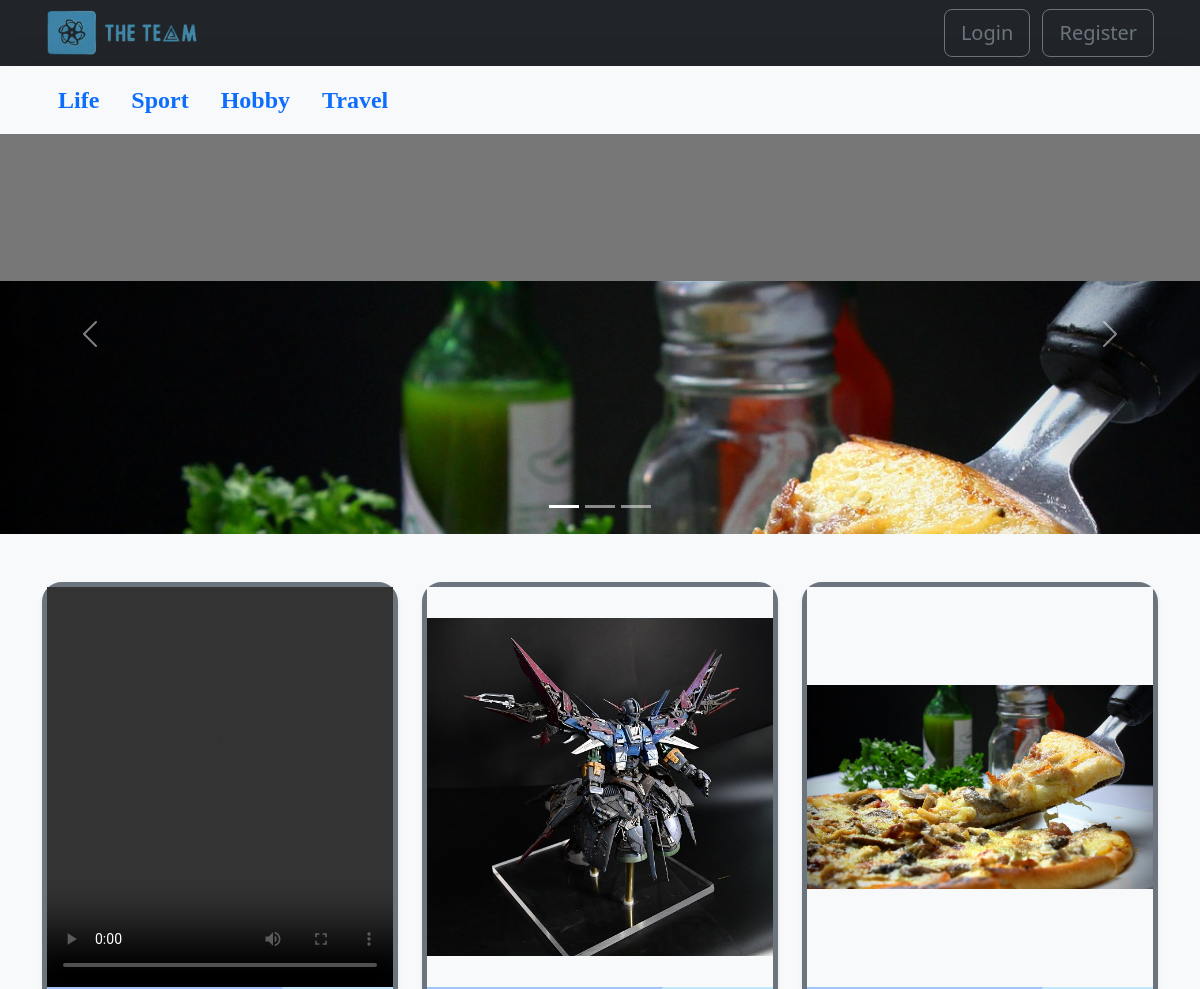
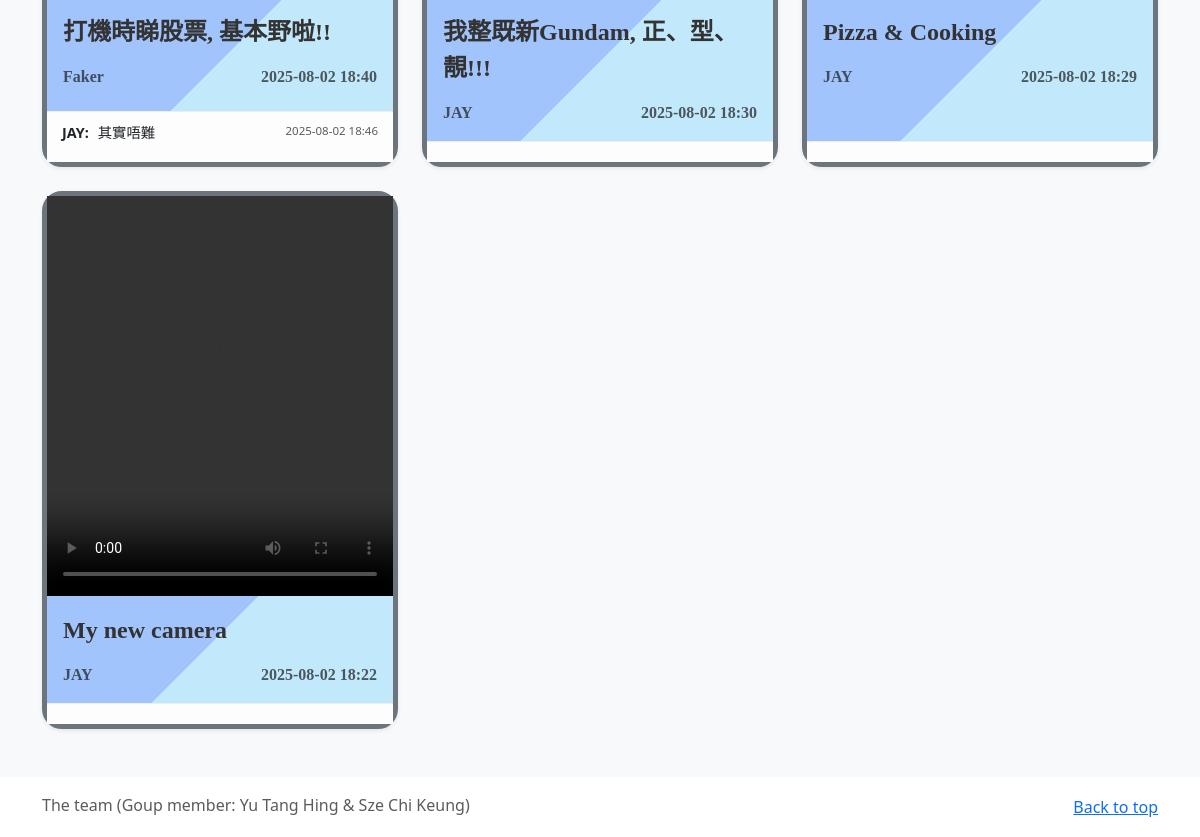
The page /hobby on the database its author committed (2 pictures, top to bottom).
### tables this page shows
CREATE TABLE posts (
    id INTEGER PRIMARY KEY AUTOINCREMENT,
    user_id INTEGER NOT NULL,
    description TEXT,
    filename TEXT NOT NULL,
    media_type TEXT NOT NULL, 
    type TEXT,
    upload_timestamp DATETIME DEFAULT CURRENT_TIMESTAMP,
    FOREIGN KEY (user_id) REFERENCES accounts (id)
);

CREATE TABLE accounts (
    id INTEGER PRIMARY KEY AUTOINCREMENT,
    lastname last name TEXT NOT NULL,
    firstname first name TEXT NOT NULL,
    email TEXT NOT NULL UNIQUE,
    pd password NOT NULL
);

CREATE TABLE comments (
    id INTEGER PRIMARY KEY AUTOINCREMENT,
    post_id INTEGER NOT NULL,
    user_id INTEGER NOT NULL,
    comment_text TEXT NOT NULL,
    created_at DATETIME DEFAULT CURRENT_TIMESTAMP,
    FOREIGN KEY (post_id) REFERENCES posts (id) ON DELETE CASCADE,
    FOREIGN KEY (user_id) REFERENCES accounts (id) ON DELETE CASCADE
);

### app.py (the view)
@app.route('/hobby')
def hobby():
    query = 'SELECT p.*, a.firstname, a.lastname FROM posts p JOIN accounts a ON p.user_id = a.id'
    posts = fetch_posts_with_comments(query, type_param='Hobby')
    carousel_posts = random.sample(posts, min(len(posts), 3)) if posts else []
    return render_template('hobby.html', posts=posts, carousel_posts=carousel_posts)

### app.py (called while the page is built)
def to_hkt(utc_dt_str):
    if not utc_dt_str:
        return ""
    try:
        utc_dt_str_clean = utc_dt_str.split('.')[0]
        utc_dt = datetime.strptime(utc_dt_str_clean, '%Y-%m-%d %H:%M:%S')
        utc_zone = pytz.timezone('UTC')
        hkt_zone = pytz.timezone('Asia/Hong_Kong')
        hkt_dt = utc_zone.localize(utc_dt).astimezone(hkt_zone)
        return hkt_dt.strftime('%Y-%m-%d %H:%M')
    except (ValueError, TypeError):
        return utc_dt_str

def get_db_connection():
    conn = sqlite3.connect('database.db')
    conn.row_factory = sqlite3.Row
    return conn

def fetch_posts_with_comments(query, params=(), type_param=None):
    conn = get_db_connection()
    if 'ORDER BY' in query.upper():
        query = query.split('ORDER BY')[0].strip()
    if type_param:
        if 'WHERE' in query.upper():
            query += " AND p.type = ?"
        else:
            query += " WHERE p.type = ?"
        params = params + (type_param,)
    query += " ORDER BY p.upload_timestamp DESC"
    posts_from_db = conn.execute(query, params).fetchall()
    posts = [dict(row) for row in posts_from_db]
    for post in posts:
        comments = conn.execute(
            '''
            SELECT c.*, a.firstname
            FROM comments c JOIN accounts a ON c.user_id = a.id
            WHERE c.post_id = ?
            ORDER BY c.created_at ASC
            ''', (post['id'],)
        ).fetchall()
        post['comments'] = comments
    conn.close()
    return posts

### templates/hobby.html (shortened to what this page needs)
{% extends "base.html" %}
{% block content %}
<section class="custom-carousel">
  <div id="topCarousel" class="carousel slide" data-bs-ride="carousel">
    <div class="carousel-indicators">
      {% for i in range(carousel_posts | length) %}
        <button type="button" data-bs-target="#topCarousel" data-bs-slide-to="{{ i }}" {% if i == 0 %}class="active" aria-current="true"{% endif %} aria-label="Slide {{ i + 1 }}"></button>
      {% endfor %}
    </div>
    <div class="carousel-inner">
      {% for post in carousel_posts %}
        <div class="carousel-item {% if loop.first %}active{% endif %}">
          {% if post.media_type == 'image' %}
            <img src="{{ url_for('static', filename='uploads/' + post.filename) }}" class="d-block w-100" alt="{{ post.description }}">
          {% elif post.media_type == 'video' %}
            <video class="d-block w-100" autoplay muted loop>
              <source src="{{ url_for('static', filename='uploads/' + post.filename) }}" type="video/mp4">
              Your browser does not support the video tag.
            </video>
          {% endif %}
        </div>
      {% endfor %}
    </div>
    <button class="carousel-control-prev" type="button" data-bs-target="#topCarousel" data-bs-slide="prev">
      <span class="carousel-control-prev-icon" aria-hidden="true"></span>
    </button>
    <button class="carousel-control-next" type="button" data-bs-target="#topCarousel" data-bs-slide="next">
      <span class="carousel-control-next-icon" aria-hidden="true"></span>
    </button>
  </div>
</section>
<div class="album py-5 bg-light">
  <div class="container-fluid">
    <div class="row row-cols-1 row-cols-md-2 row-cols-lg-3 g-4">
      {% for post in posts %}
      <div class="col">
        <div class="card shadow-sm h-100 d-flex flex-column">
          {% if post.media_type == 'image' %}
            <div class="card-media-wrapper">
              <a class="thumbnail-link"
                 data-bs-toggle="modal"
                 data-bs-target="#imagePreviewModal"
                 data-img-src="{{ url_for('static', filename='uploads/' + post.filename) }}"
                 data-img-desc="{{ post.description }}">
                <img src="{{ url_for('static', filename='uploads/' + post.filename) }}" alt="{{ post.description }}">
              </a>
            </div>
          {% elif post.media_type == 'video' %}
            <div class="card-media-wrapper">
              <video controls class="w-100">
                <source src="{{ url_for('static', filename='uploads/' + post.filename) }}" type="video/mp4">
              </video>
            </div>
          {% endif %}
          <div class="card-body">
            <p class="card-text font">{{ post.description }}</p>
            <div class="d-flex justify-content-between align-items-center">
              <small class="text-muted font">{{ post.firstname }}</small>
              <small class="text-muted font">{{ post.upload_timestamp | hkt }}</small>
            </div>
          </div>
          <div class="comments-section mt-auto">
            <div class="comment-list">
              {% for comment in post.comments %}
                <div class="comment-item d-flex justify-content-between align-items-start {% if loop.index > 5 %}hidden-comment{% endif %}">
                  <div>
                    <strong>{{ comment.firstname }}:</strong>
                    <span>{{ comment.comment_text }}</span>
                  </div>
                  <small class="text-muted text-nowrap ms-3">{{ comment.created_at | hkt }}</small>
                </div>
              {% endfor %}
            </div>
          </div>
        </div>
      </div>
      {% else %}
        <div class="col-lg-12 text-center py-5">
          <p>No Hobby posts yet. Be the first to share something!</p>
        </div>
      {% endfor %}
    </div>
  </div>
</div>
{% endblock %}

### templates/base.html (style rules this page uses)
.container-fluid { max-width: 95%; }
.font { font-family: "Comic Sans MS"; font-size: 1.5em; font-weight: bolder; }
.thumbnail-link { cursor: pointer; }
.card-media-wrapper { height: 400px; display: flex; align-items: center; justify-content: center; background-color: #f8f9fa; overflow: hidden; }
.thumbnail-link { display: block; width: 100%; height: 100%; cursor: pointer; }
.card-media-wrapper img, .card-media-wrapper video { width: 100%; height: 100%; object-fit: contain; }
.custom-carousel .carousel-item { height: 400px; background-color: #777; color: white; }
.comments-section { padding: 10px 15px; background-color: #fdfdfd; border-top: 1px solid #eee; }
.comment-item { margin-bottom: 8px; font-size: 0.9em; }
.comment-item strong { margin-right: 5px; }
body { display: flex; flex-direction: column; }

### templates/hobby.html (style rules this page uses)
.card { border-radius: 20px; border: 5px solid #6c757d; box-shadow: 0 5px 15px rgba(0, 0, 0, 0.1); background: linear-gradient(135deg, #a1c4fd 70%, #c2e9fb 50%); transition: transform 0.3s ease; }
.card-text { font-size: 1.5rem; color: #333; margin-bottom: 15px; }
.text-muted { font-size: 1.0rem; }
.comment-item strong { font-size: 1.0em; }
.comment-item span { font-size: 1.0em; }
.comment-item small { font-size: 0.8em; }
.custom-carousel .carousel-item img, .custom-carousel .carousel-item video { object-fit: contain; height: 1000px; }

### rows shown on the page
posts: filename (picture), description "Pizza & Cooking", firstname "JAY", upload_timestamp|hkt "2025-08-02 18:29"
posts: description "打機時睇股票, 基本野啦!!", firstname "Faker", upload_timestamp|hkt "2025-08-02 18:40"
comments: firstname "JAY", comment_text "其實唔難", created_at|hkt "2025-08-02 18:46"
posts: filename (picture), description "我整既新Gundam, 正、型、靚!!!", firstname "JAY", upload_timestamp|hkt "2025-08-02 18:30"
posts: description "My new camera", firstname "JAY", upload_timestamp|hkt "2025-08-02 18:22"
